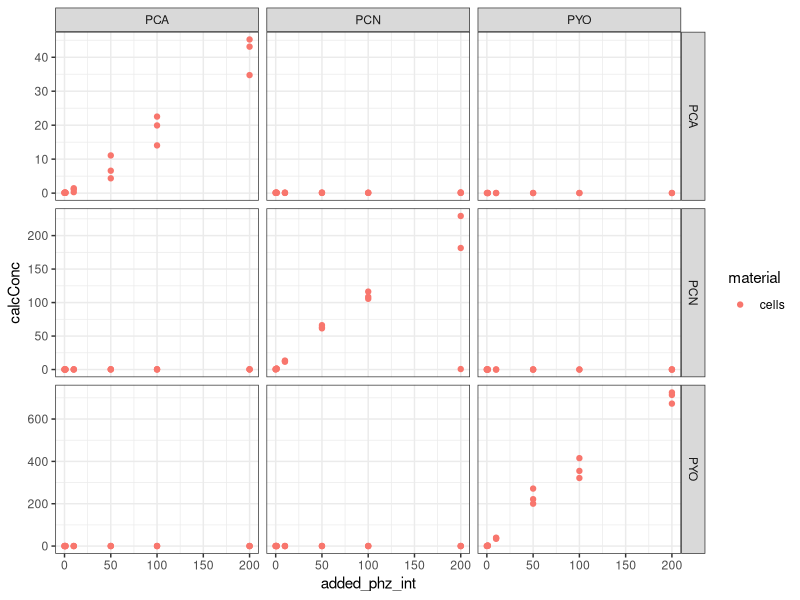
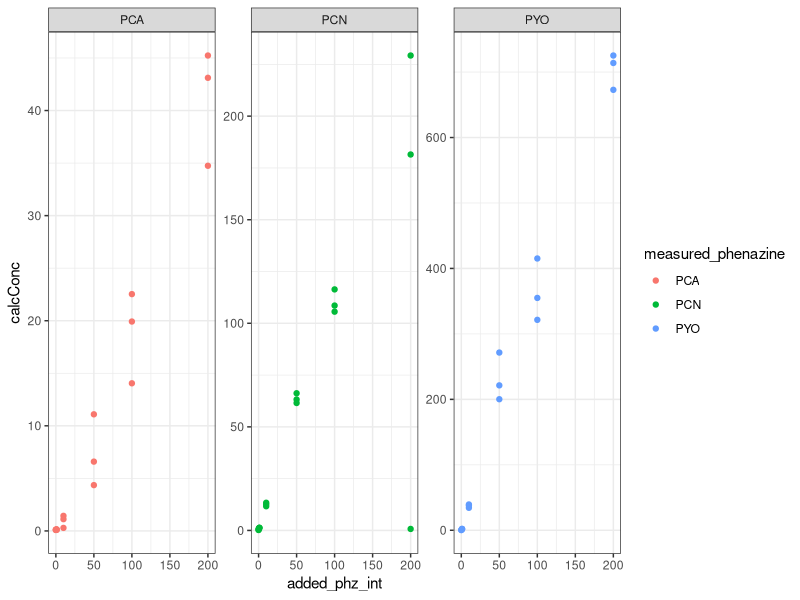
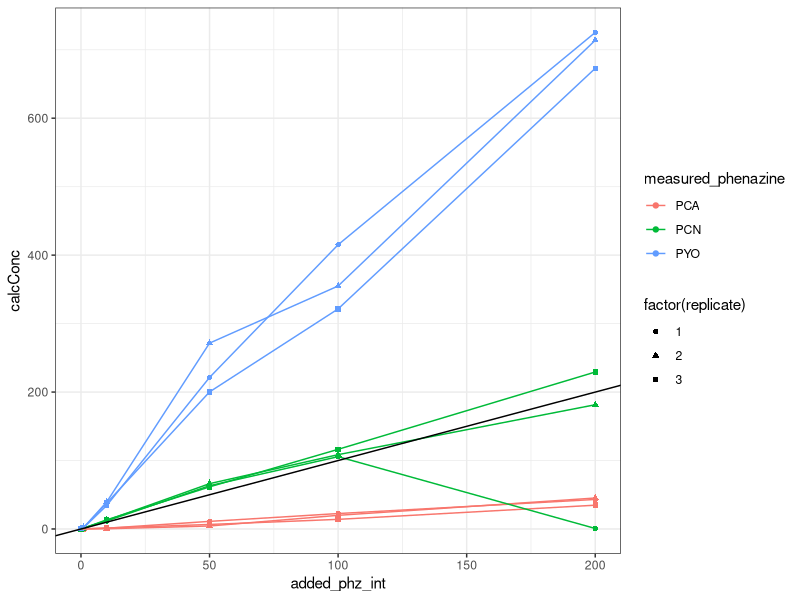
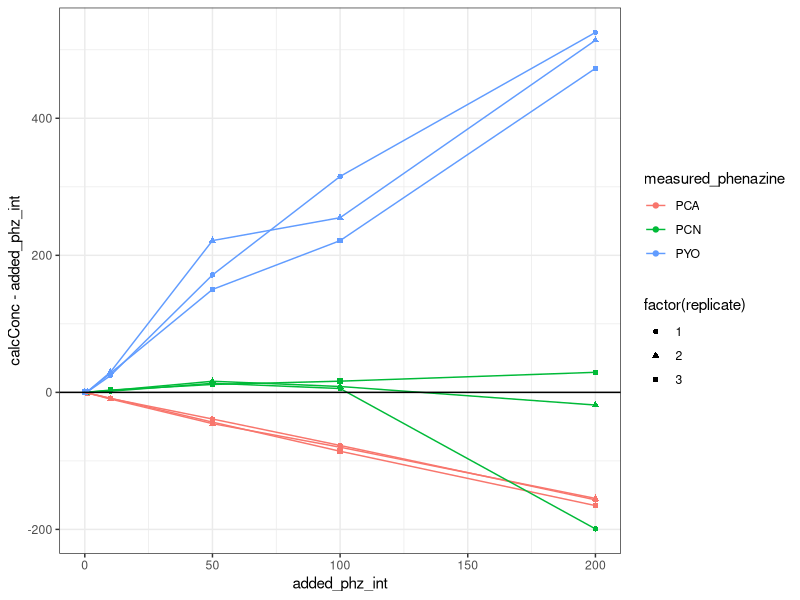
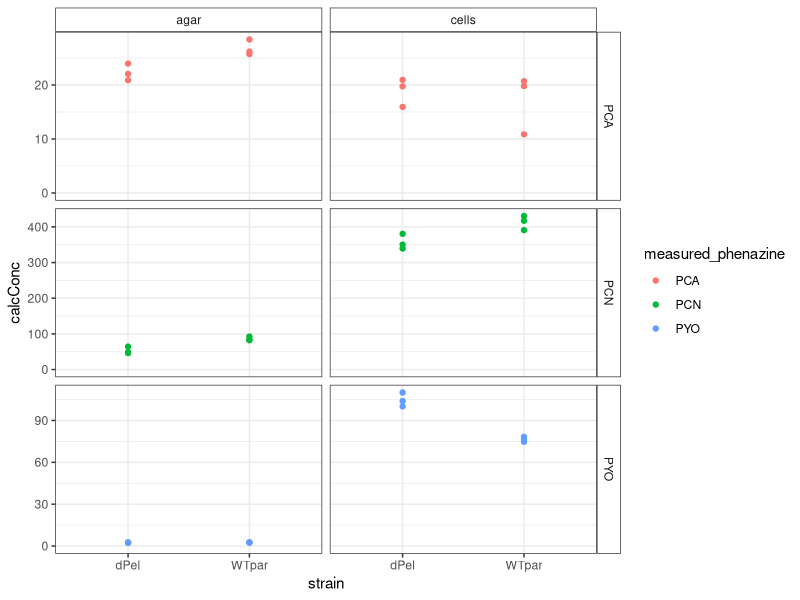
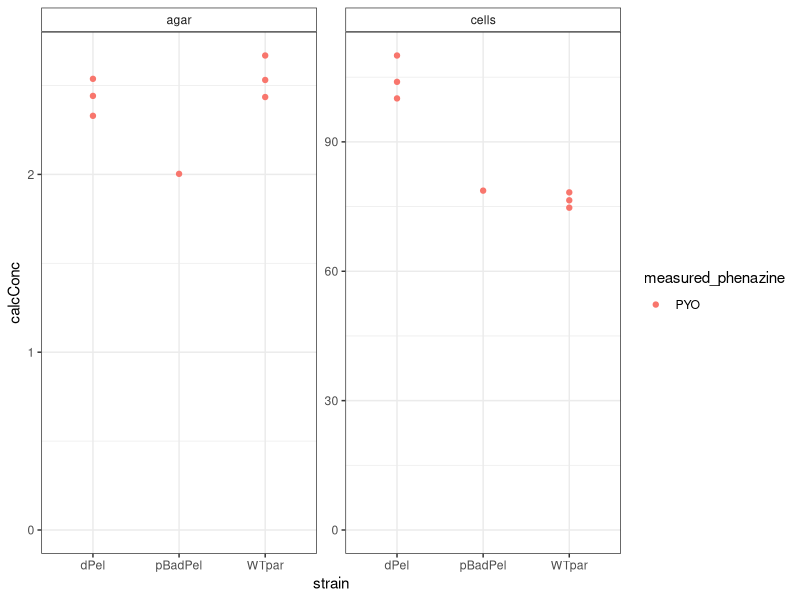
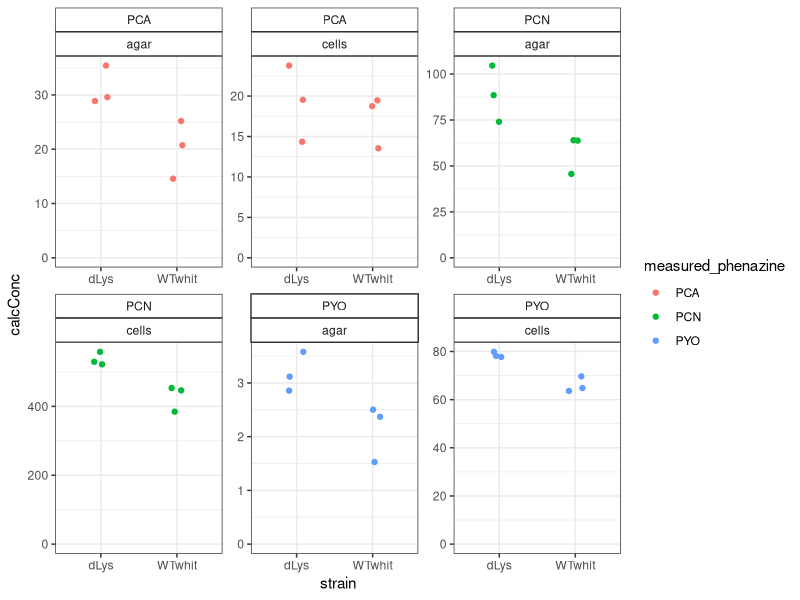

Generate these figures, in order, with R:
## ---- chunk 1
library(tidyverse)
library(cowplot)
library(broom) 
library(modelr) 
library(viridis)

knitr::opts_knit$set(root.dir = '/Users/scottsaunders/git/labwork/HPLC/analysis/')
knitr::opts_chunk$set(tidy.opts=list(width.cutoff=60),tidy=TRUE, echo = TRUE, message=FALSE, warning=FALSE, fig.align="center")

theme_set(theme_bw())
## ---- chunk 2
df_wBlankStds <- read_csv('../data/2018_10_30_coloniesHPLCamounts.csv',comment = "#")

head(df_wBlankStds)

#Remove blanks and standards and calculate volume corrected concentration
df_amounts <- df_wBlankStds %>% 
  filter(strain != 'blank' & strain != 'PHZstd') %>% 
  mutate(calcConc = ifelse(material=='cells',Amount*2*(860 / 60),Amount*2*(8/5)))

## ---- chunk 3
df_dPHZstar <- df_amounts %>% 
  filter(strain=='dPHZstar') %>% 
  mutate(added_phz_int=as.integer(str_extract(amount_added,"^[0-9]+")))

head(df_dPHZstar)
## ---- chunk 4
ggplot(df_dPHZstar,aes(x=added_phz_int,y=calcConc,color=material))+
  geom_point()+
  facet_grid(added_phenazine~measured_phenazine,scales='free')
## ---- chunk 5
df_dPHZstar_match <- df_dPHZstar %>% 
  filter(measured_phenazine==added_phenazine)

ggplot(df_dPHZstar_match,aes(x=added_phz_int,y=calcConc,color=measured_phenazine))+
  geom_point()+facet_wrap(~measured_phenazine,scales='free')

ggplot(df_dPHZstar_match,aes(x=added_phz_int,y=calcConc,color=measured_phenazine,shape=factor(replicate)))+
  geom_point()+geom_line()+geom_abline(slope=1)

ggplot(df_dPHZstar_match,aes(x=added_phz_int,y=calcConc-added_phz_int,color=measured_phenazine,shape=factor(replicate)))+
  geom_point()+geom_line()+geom_abline(slope=0)
## ---- chunk 6
df_parsek <- df_amounts %>% 
  filter(strain %in% c('WTpar','dPel','pBadPel'))
         
ggplot(df_parsek %>% filter(strain!='pBadPel'),aes(x=strain,y=calcConc,color=measured_phenazine))+
  geom_point()+
  facet_grid(measured_phenazine~material,scales='free')+ylim(0,NA)+
  theme(strip.background =element_rect(fill="white"))

ggplot(df_parsek %>% filter(measured_phenazine=='PYO'),aes(x=strain,y=calcConc,color=measured_phenazine))+
  geom_point()+
  facet_wrap(~material,scales='free')+ylim(0,NA)+
  theme(strip.background =element_rect(fill="white"))
## ---- chunk 7
df_whit <- df_amounts %>% 
  filter(strain %in% c('WTwhit','dLys'))

ggplot(df_whit,aes(x=strain,y=calcConc,color=measured_phenazine))+
  geom_jitter(width=0.1)+
  facet_wrap(measured_phenazine~material,scales='free')+ylim(0,NA)+
  theme(strip.background =element_rect(fill="white"))
